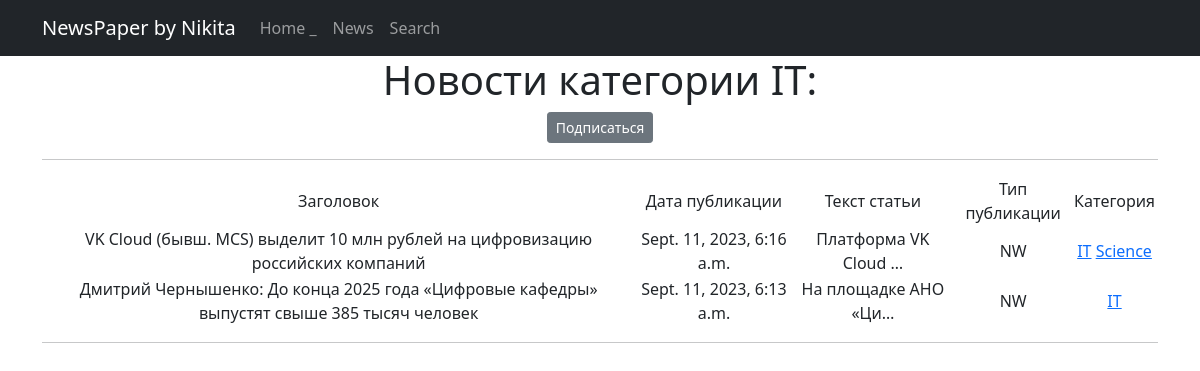
Screenshot of /news/categories/1 with the database file from the repository.
### newapp/models.py (models this page shows, shortened)
class Category (models.Model):
    name = models.CharField(max_length=64, unique=True)
    subscribers = models.ManyToManyField(User, related_name='categories')

class Post (models.Model):
    author = models.ForeignKey(Author, on_delete=models.CASCADE)
    NEWS = 'NW'
    ARTICLE = 'AR'
    CATEGORY_CHOICES =[
        (NEWS, 'Новость'),
        (ARTICLE, 'Статья'),
    ]
    categoryType = models.CharField(max_length=2, choices=CATEGORY_CHOICES, default=ARTICLE)
    dateCreation = models.DateTimeField(auto_now_add=True)
    postCategory = models.ManyToManyField(Category, through='PostCategory')
    title = models.CharField(max_length=128)
    text = models.TextField()
    rating = models.SmallIntegerField(default=0)

### newapp/views.py (the view)
# urls.py: path('categories/<int:pk>', CategoryListView.as_view(), name='category_list'),
class CategoryListView(ListView):
    model = Post
    template_name = 'category_list.html'
    context_object_name = 'category_news_list'
    def get_queryset(self):
        self.postCategory = get_object_or_404(Category, id=self.kwargs['pk'])
        queryset = Post.objects.filter(postCategory=self.postCategory).order_by('-dateCreation')
        return queryset
    def get_context_data(self, **kwargs):
        context = super().get_context_data(**kwargs)
        context['is_not_subscriber'] = self.request.user not in self.postCategory.subscribers.all()
        context['Category'] = self.postCategory
        return context

### newapp/templatetags/custom_filters.py (called while the page is built)
@register.filter()
def censor(value):
    bad_words = ('редиска', 'морковка','картошка')
    if not isinstance(value, str):
        raise TypeError(f"unresolved type '{type(value)}' expected  type 'str'")
    for word in value.split():
        if word.lower() in bad_words:
            value = value.replace(word, f"{word[0]}{'*' * (len(word) - 2)}{word[-1]}")
    return value

### templates/category_list.html (shortened to what this page needs)
{% extends 'flatpages/default.html' %}
{% load custom_filters %}
{% block content %}
<h1>Новости категории {{ Category.name }}:</h1>
    {% if is_not_subscriber %}
        <p class="text-center"><a href="{%url 'subscribe' Category.id %}" class="btn btn-secondary btn-sm">Подписаться</a></p>
    {% endif %}
<hr>
    {% if category_news_list %}
               <table>
           <tr>
               <td>Заголовок</td>
               <td>Дата публикации</td>
               <td>Текст статьи</td>
               <td>Тип публикации</td>
               <td>Категория</td>
           </tr>
           {% for post in category_news_list %}
           <tr>
               <td>{{ post.title }}</td>
               <td>{{ post.dateCreation}}</td>
               <td>{{ post.text|truncatechars:20|censor }}</td>
               <td>{{ post.categoryType }}</td>
               <td>
                   {% for Category in post.postCategory.all %}
                   <a href="{%url 'category_list' Category.id %}" >{{ Category.name }}</a>
                   {% endfor %}
               </td>
               <td>
               </td>
           </tr>
           {% endfor %}
       </table>
<hr>
   {% else %}
       <h2>Статей нет!</h2>
   {% endif %}
{% endblock content %}

### rows the page displays
Category: name "IT"
Post: title "VK Cloud (бывш. MCS) выделит 10 млн рублей на цифровизацию российских компаний", dateCreation "Sept. 11, 2023, 6:16 a.m.", text|censor "Платформа VK Cloud …", categoryType "NW"
Category: name "Science"
Post: title "Дмитрий Чернышенко: До конца 2025 года «Цифровые кафедры» выпустят свыше 385 тысяч человек", dateCreation "Sept. 11, 2023, 6:13 a.m.", text|censor "На площадке АНО «Ци…", categoryType "NW"
